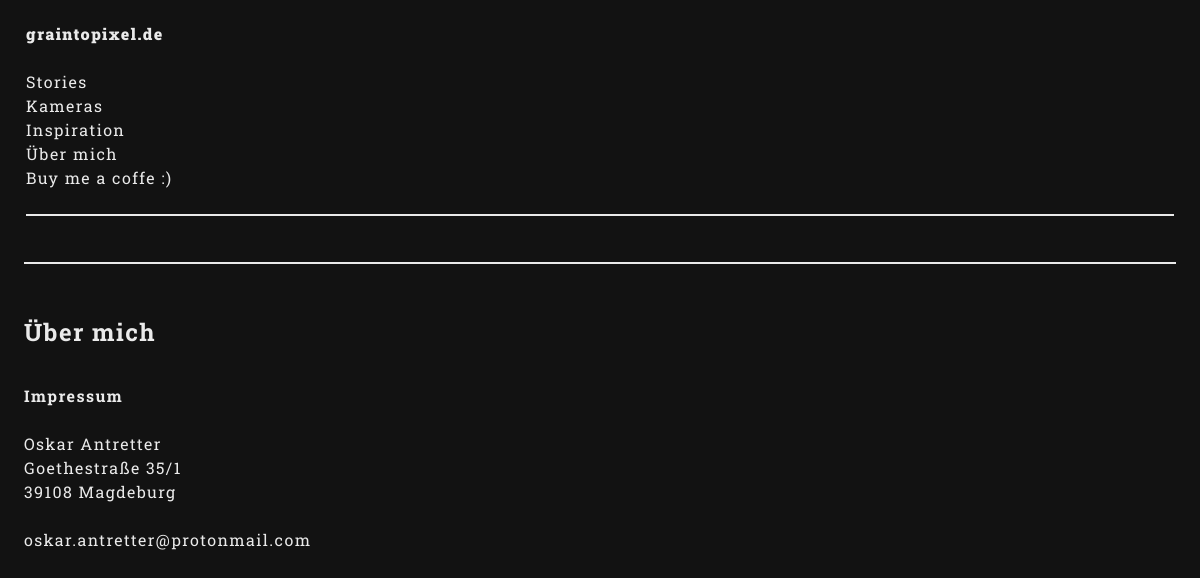
Screenshot of /uebermich/18 with the database file from the repository.
### posts/models.py (models this page shows, shortened)
class Category(models.Model):
    title = models.CharField(max_length=5000)

class Article(models.Model):
    public = models.BooleanField(default='False')
    html_template = models.CharField(max_length=5000,  blank=True, choices=[
        ('article_template01.html', 'Story, links Text, rechts Bilder'),
        ('article_template02.html', 'Artikel, links Text, rechts Bilder'),
        ('article_template03.html', 'Artikel, Text, Bild, Tabelle'),
        ('article_template04.html', 'Artikel, Objektiv'),
        ('article_template05.html', 'Artikel, nur Intro'),
    ])
    category = models.ForeignKey(Category, on_delete=models.CASCADE, null=True, blank=True)
    title = models.CharField(max_length=5000)
    intro_text = RichTextField(null=True, blank=True)
    seperated_texts = models.TextField(max_length=1000000, null=True, blank=True)
    images = models.ManyToManyField(Image, through='ArticleImage', related_name='articles')
    author = models.CharField(max_length=5000, default='Oskar Antretter', null=True)
    created_at = models.DateTimeField(default=datetime.now, blank=True)
    updated_at = models.DateTimeField(default=datetime.now, blank=True)

### posts/views.py (the view)
# urls.py: path('uebermich/<str:pk>', views.aboutme, name='aboutme'),
def aboutme(request, pk):
    categories = Category.objects.all()
    article = Article.objects.get(id=pk)
    return render(request, article.html_template, {
        'article': article,
        'categories': categories,
    })

### templates/article_template05.html (shortened to what this page needs)
{%load static%}
<!DOCTYPE html>
<html lang="de">
<head>
    <link rel="stylesheet" href="{% static 'css/style.css' %}">
</head>
<body>
    <div class="wrapper">
        <div class="menu-section">
            <table>
                <tr>
                    <td class="main-nav">
                        <div>
                            <nav>
                                <a class="bold-text" href="/">graintopixel.de</a>
                                <br>
                                <br>
                                <a href="/category/stories">Stories</a>
                                <br>
                                {% for category in categories %}
                                {% if category.id is not 12 %}
                                <a href="/category/{{category.title}}">{{category.title}}</a>
                                <br>
                                {%endif%}
                                {% endfor %}
                                <a href="/uebermich/18">Über mich</a><br>
                                <a href="https://paypal.me/oskarantretter1">Buy me a coffe :)</a><br>
                                <br>
                                <div class="sub-nav-div">
                                    <br>
                                </div>
                            </nav>
                        </div>
                    </td>
                </tr>
            </table>
        </div>
        <div class="content-section">
            <div class="intro-line">
                <h2>{{article.title}}</h2><br>
                <p>
                    {{article.intro_text|safe}}
                </p>
            </div>
        </div>
    </div>
</body>
</html>

### static/css/style.css (style rules this page uses)
:root { --c-background: #121212; --c-font: #eaeaea; --c-linksHover: #ffa42e; --c-decoration: #eaeaea; --font: "Roboto Slab"; --font-wheight: 400; --line-height: 1.5; --letter-spacing: 1.4px; --word-spacing: normal; }
* { margin: 0; padding: 0; scrollbar-color: var(--c-font) #eaeaea00; scrollbar-width: thin; }
body { background-color: var(--c-background); color: var(--c-font); font-size: 12pt; line-height: var(--line-height); font-family: var(--font); font-weight: var(--font-wheight); letter-spacing: var(--letter-spacing); word-spacing: var(--word-spacing); }
.wrapper { width: 96vw; display: flex; flex-wrap: wrap; margin-left: 15px; margin-right: 15px; height: 95vh; margin: 0 auto; margin-top: 20px; align-content: start; }
.content-section { width: 100%; height: auto; scroll-snap-type: y proximity; }
.menu-section { width: 100%; border-bottom: 2px solid var(--c-decoration); margin-bottom: 50px; height: fit-content; box-sizing: border-box; }
.sub-nav-div { border-top: 2px solid var(--c-decoration); padding-bottom: 20px; }
h2 { padding-bottom: 10px; }
a { color: var(--c-font); text-decoration: none; }
.bold-text { font-weight: 1000; }
table { width: 100%; }
.intro-line { text-align: justify; padding-bottom: 30px; hyphens: auto; }

### rows the page displays
Category: title "Kameras"
Category: title "Inspiration"
Article: title "Über mich", intro_text "Impressum Oskar Antretter Goethestraße 35/1 39108 Magdeburg oskar.antretter@protonmail.com"
